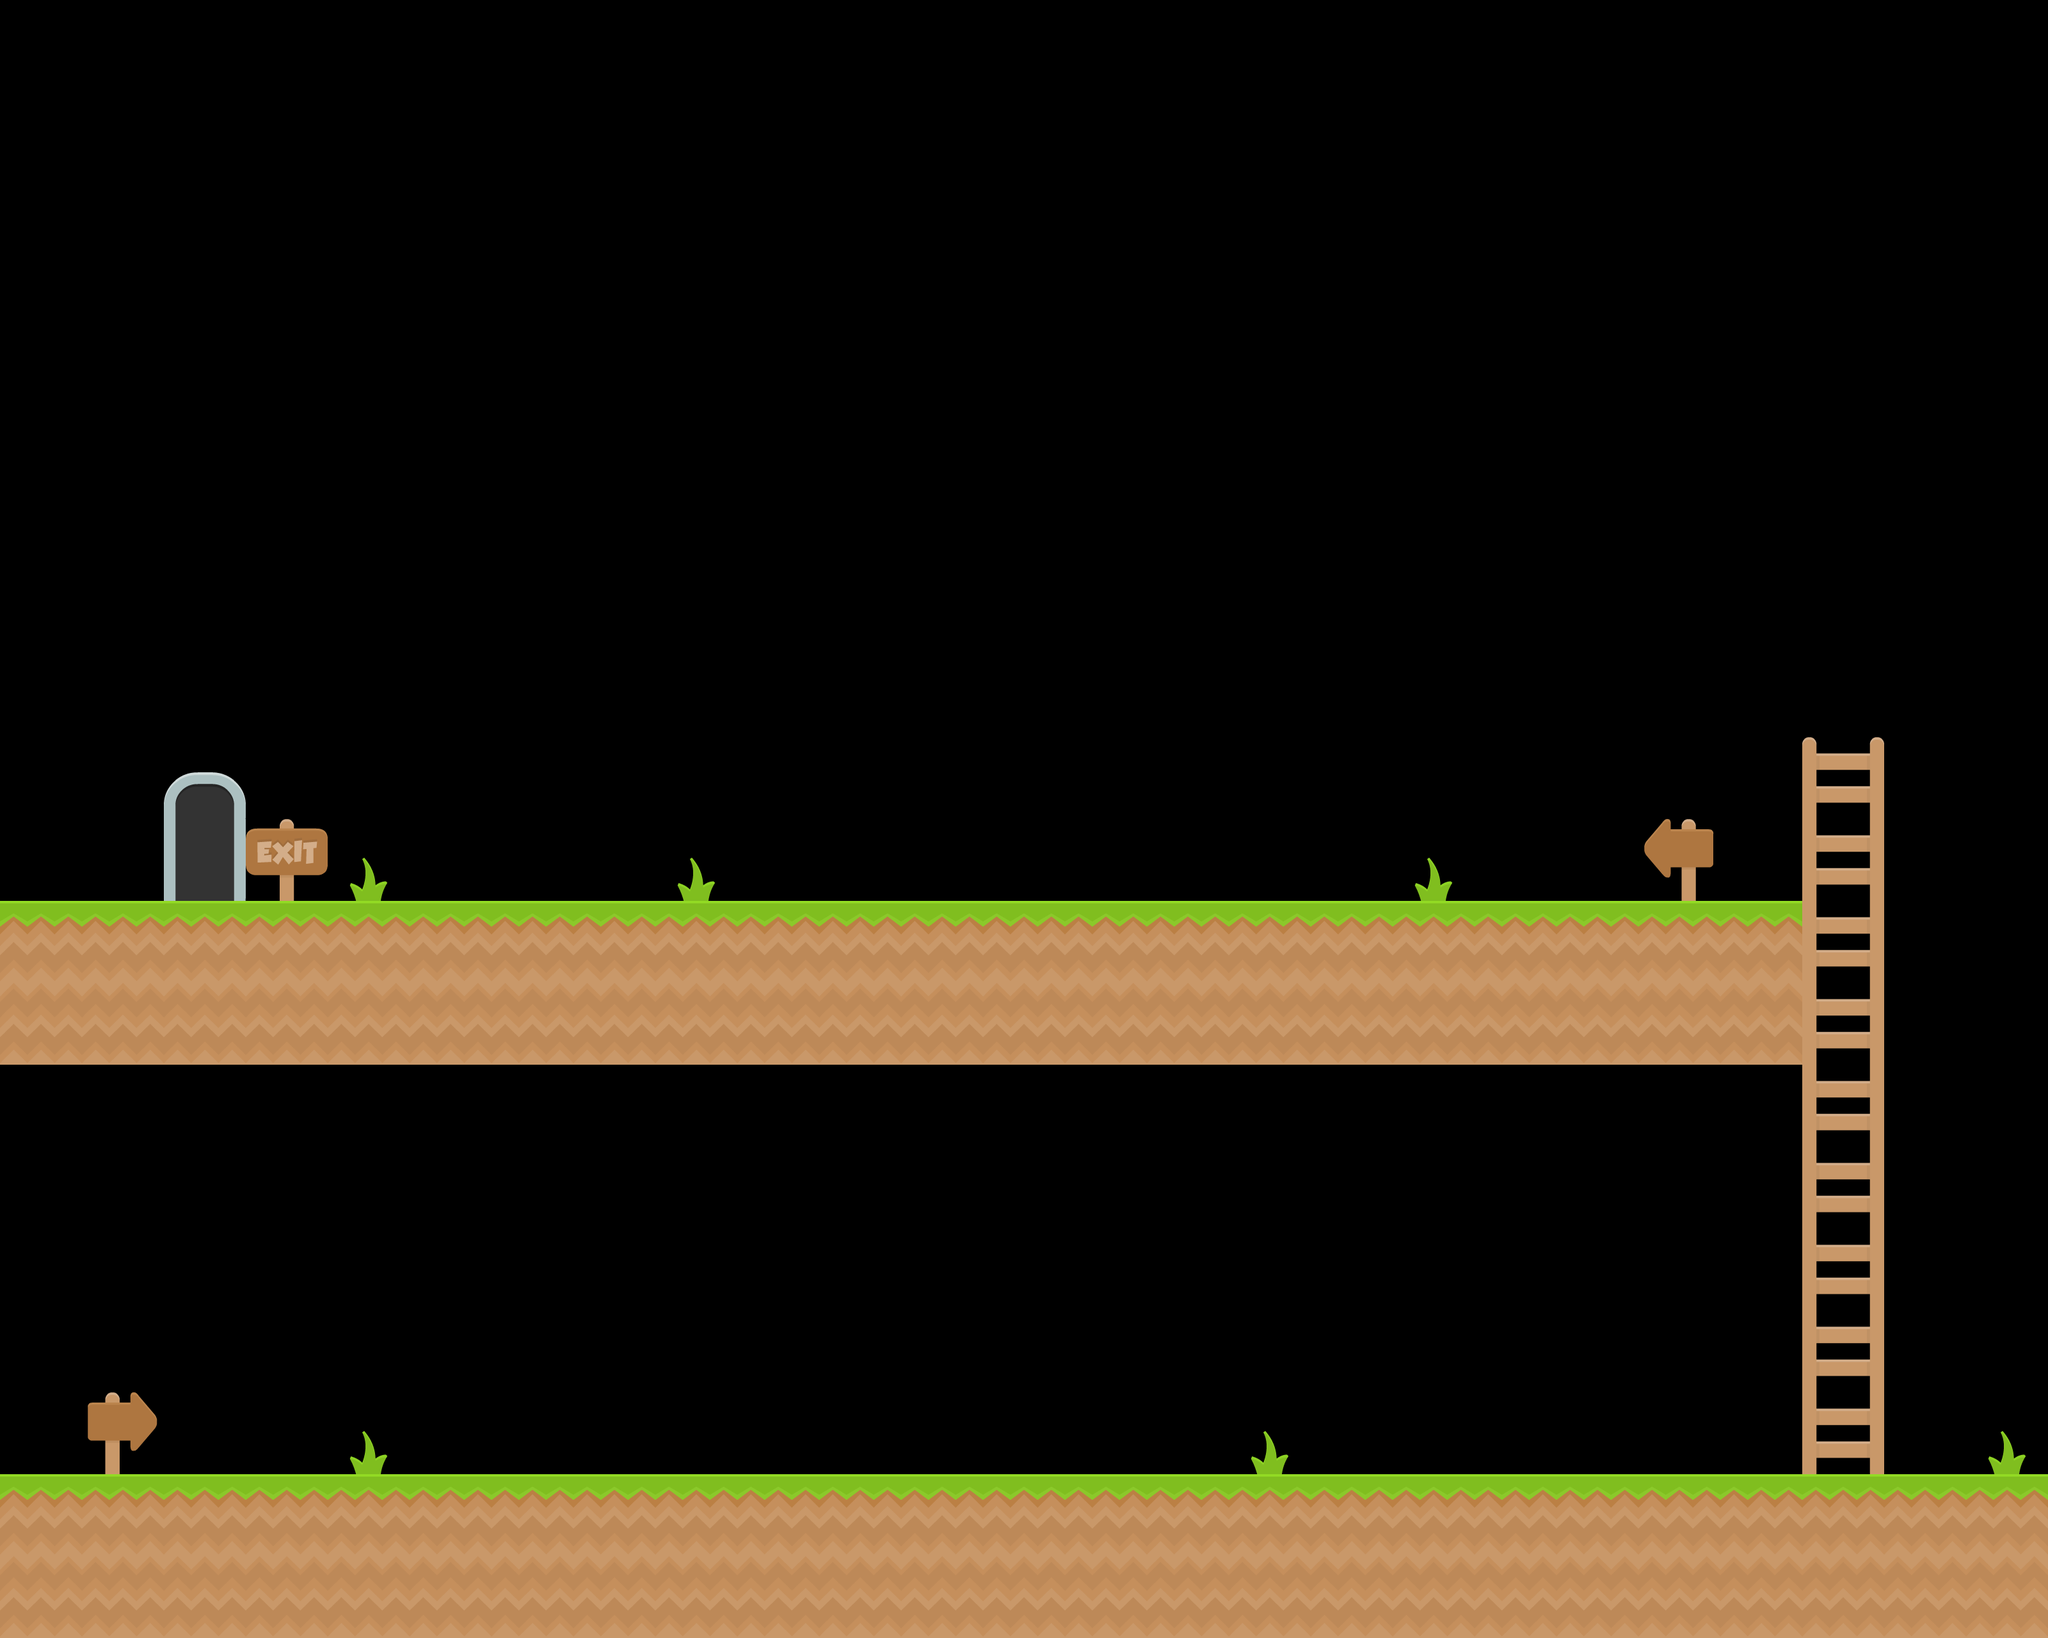

A level layout from a 2D game, rendered from its tile map. Below: a short description, then the map file with tile-grid data replaced by summaries:
An orthogonal 25x20 tile map with 128x128 px tiles, 4 tile layers (ground, ladders, background, goal) and 6 objects.

<map version="1.9" tiledversion="1.9.1" orientation="orthogonal" renderorder="right-down" width="25" height="20" tilewidth="128" tileheight="128" infinite="0" nextlayerid="6" nextobjectid="10">
 <tileset firstgid="1" source="arcade_platformer.tsx" />
 <layer id="1" name="ground" width="25" height="20">
  <data>[500 cells, 94 non-empty, 2 distinct tile ids]</data>
 </layer>
 <layer id="2" name="ladders" width="25" height="20">
  <data>[500 cells, 9 non-empty, 2 distinct tile ids]</data>
 </layer>
 <layer id="3" name="background" width="25" height="20">
  <data>[500 cells, 9 non-empty, 4 distinct tile ids]</data>
 </layer>
 <layer id="4" name="goal" width="25" height="20">
  <data>[500 cells, 2 non-empty, 2 distinct tile ids]</data>
 </layer>
 <objectgroup id="5" name="coins">
  <object id="4" gid="24" x="2816" y="904" width="128" height="128">
   <properties>
    <property name="point_value" type="int" value="20" />
   </properties>
  </object>
  <object id="5" gid="23" x="2956" y="2120" width="128" height="128">
   <properties>
    <property name="point_value" type="int" value="10" />
   </properties>
  </object>
  <object id="6" gid="23" x="2940" y="1752" width="128" height="128">
   <properties>
    <property name="point_value" type="int" value="10" />
   </properties>
  </object>
  <object id="7" gid="23" x="2952" y="1928" width="128" height="128">
   <properties>
    <property name="point_value" type="int" value="10" />
   </properties>
  </object>
  <object id="8" gid="23" x="2940" y="1600" width="128" height="128">
   <properties>
    <property name="point_value" type="int" value="10" />
   </properties>
  </object>
  <object id="9" gid="23" x="2944" y="1424" width="128" height="128">
   <properties>
    <property name="point_value" type="int" value="10" />
   </properties>
  </object>
 </objectgroup>
</map>
